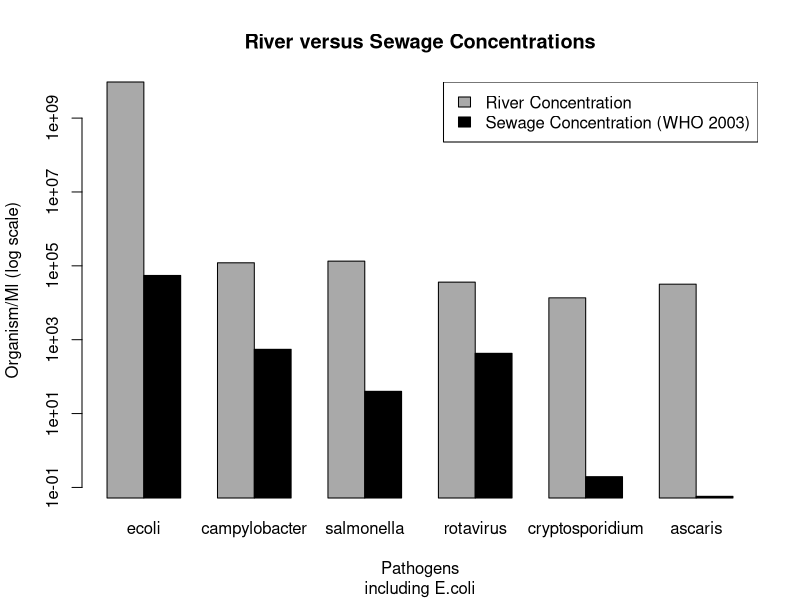
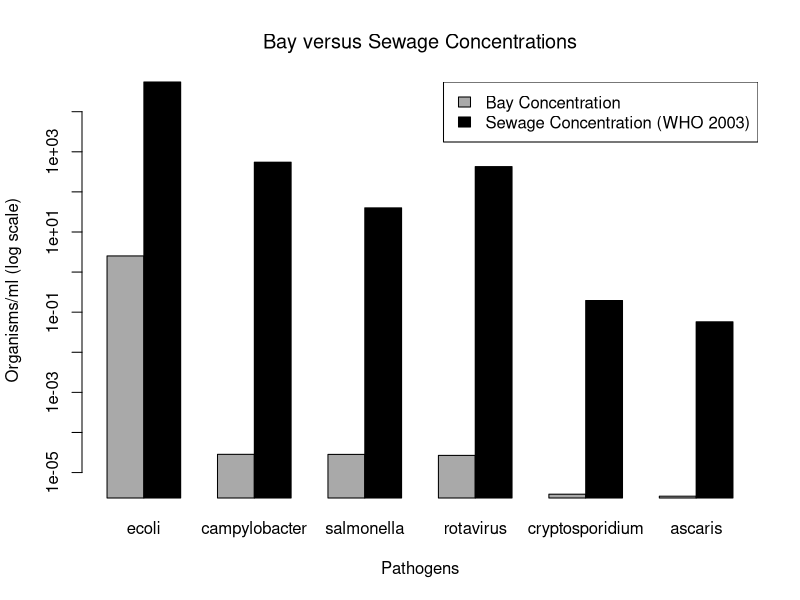

These figures' R source, in order:
#River Vs Sewage 
      #data frame of concentration per mL in river 
      swim_sewage_compare<-data.frame(
        org=c("ecoli","campylobacter","salmonella","rotavirus","cryptosporidium", "ascaris"),
        orgsperml=c(9.50E+09, 1.21E+05, 1.34E+05, 3.62E+04, 1.36E+04, 3.19E+04),
        #sewage min and max per 100 mL for each org.
        conc_min=c(10^6, 10^4, 0.2, 400, 0.1, 0.5),
        conc_max=c(10^7, 10^5, 8000, 85000, 39, 11)
      )
      
      #dataframe of river concentrations(orgs/ml) versus average raw sewage (orgs/100 mL)
      minmax<-cbind(swim_sewage_compare$conc_min,swim_sewage_compare$conc_max)
      meansewageconc<-apply(minmax,1,mean)
      meansewageconcperml<-meansewageconc/100
      rivrVsewage<-cbind(swim_sewage_compare,meansewageconcperml)
      riverVsewagetable<-cbind(riverconc=rivrVsewage$orgsperml,sewageconc=rivrVsewage$meansewageconcperml)
      row.names(riverVsewagetable)<-swim_sewage_compare$org
      print(riverVsewagetable)
      
      #make a bargraph of river concentrations versus raw sewage
        #transpose river vs. sewage table
        riverVsewage<-t(riverVsewagetable)
        print(riverVsewage)
        chartdata<-subset(riverVsewage,select=-c(ecoli))
        
        
        #graph river vs. sewage with ecoli 
          barplot(riverVsewage,xlab="Pathogens",col=c("darkgrey","black"),log="y",ylab="Organism/Ml (log scale)",main="River versus Sewage Concentrations",sub="including E.coli",beside=TRUE)
          legend("topright",c("River Concentration","Sewage Concentration (WHO 2003)"),fill=c("darkgrey","black")) 
          
        #graph river vs sewage without ecoli counts 
          #barplot(as.matrix(chartdata),xlab="Pathogens", ylab= "Organism/ml (log scale)",
          #legend=rownames(riverVsewage),beside=TRUE,log="y",main="River versus Sewage Concentrations",font.main=10)
  
#BAY vs Sewage
        #dataframe of BAY concentrations(orgs/ml) versus average raw sewage (orgs/100 mL)
        bay_sewage_compare<-data.frame(
          org=c("ecoli","campylobacter","salmonella","rotavirus","cryptosporidium", "ascaris"),
          orgsperml=c(2.53E+00, 2.85E-05, 2.84E-05, 2.68E-05, 2.89E-06, 2.58E-06),
          
          #sewage min and max per 100 mL for each org.
          conc_min=c(10^6, 10^4, 0.2, 400, 0.1, 0.5),
          conc_max=c(10^7, 10^5, 8000, 85000, 39, 11)
        )  
        
        #dataframe of bay concentrations(orgs/ml) versus average raw sewage (orgs/100 mL)
        minmax<-cbind(bay_sewage_compare$conc_min,swim_sewage_compare$conc_max)
        meansewageconc<-apply(minmax,1,mean)
        meansewageconcperml<-meansewageconc/100
        bayvsewage<-cbind(bay_sewage_compare,meansewageconcperml)
        bayvsewagetable<-cbind(bayconc=bayvsewage$orgsperml,sewageconc=bayvsewage$meansewageconcperml)
        row.names(bayvsewagetable)<-bay_sewage_compare$org
        print(bayvsewagetable)
        
        #make a bargraph of bay concentrations versus raw sewage
        #transpose bay vs. sewage table
        bayvsewage<-t(bayvsewagetable)
        print(bayvsewage)
        baychartdata<-subset(bayvsewage)
        #baychartdata<-subset(bayvsewage,select=-c(ecoli))
        
        #graph bay vs sewage without ecoli counts 
        
        barplot(as.matrix(baychartdata),xlab="Pathogens", ylab= "Organisms/ml (log scale)",
                beside=TRUE,log="y",main="Bay versus Sewage Concentrations",font.main=10,col=c("darkgrey","black"))
        
        legend("topright",c("Bay Concentration","Sewage Concentration (WHO 2003)"),fill=c("darkgrey","black")) 
        